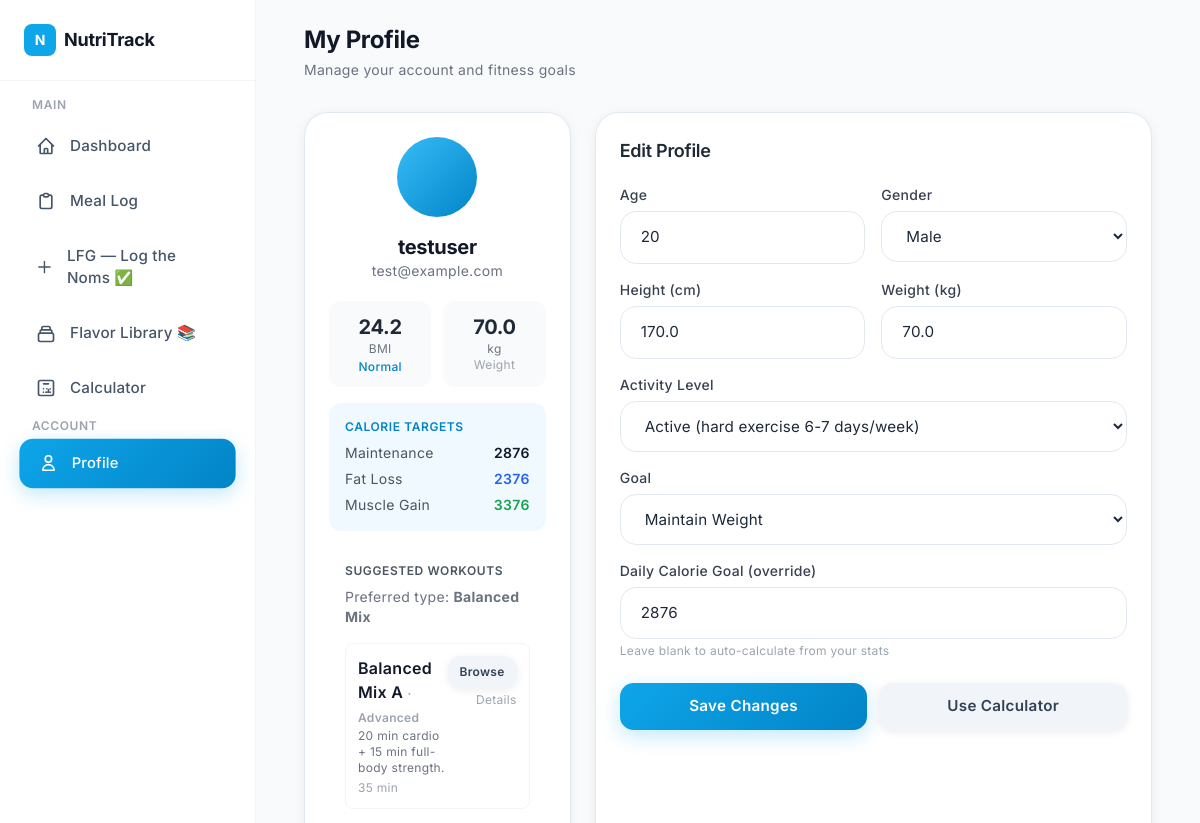
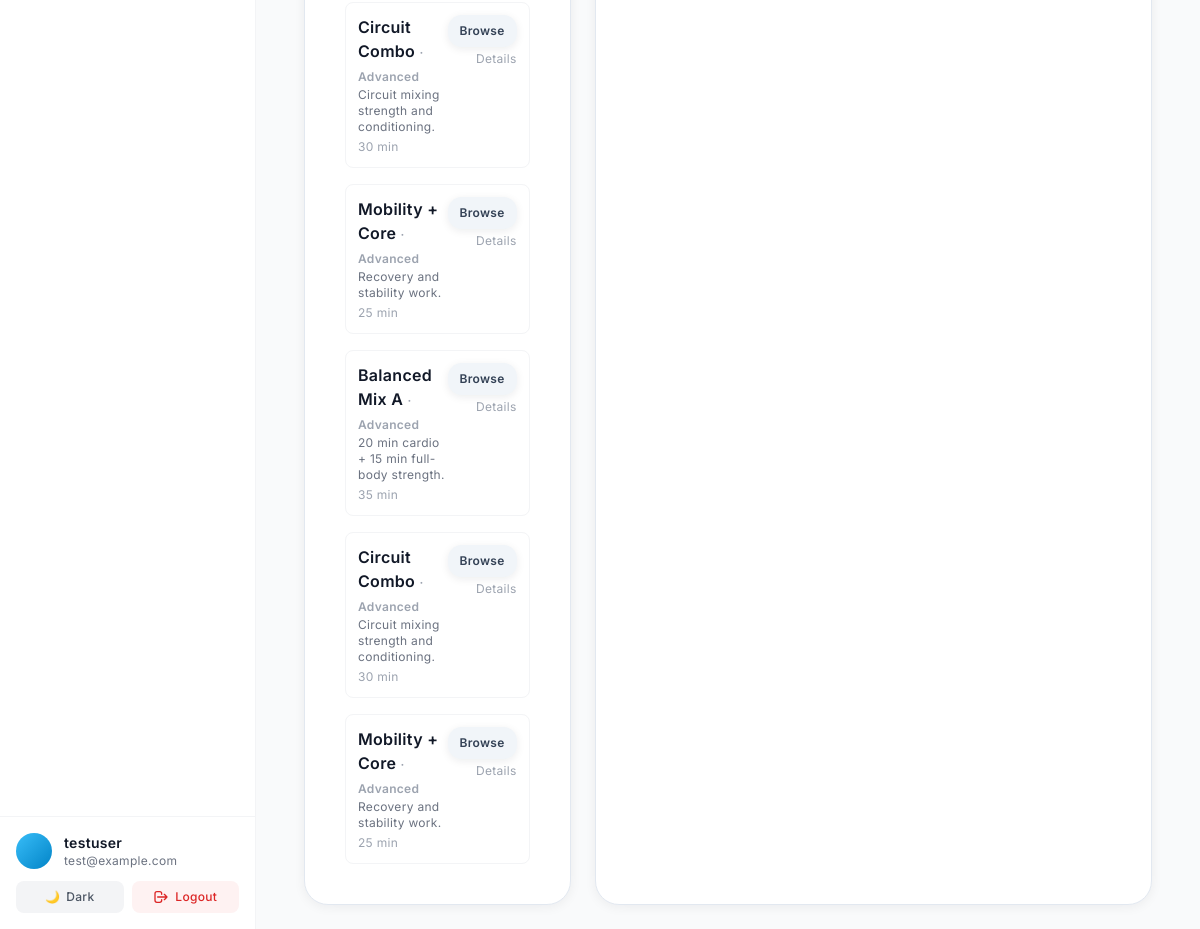
Screenshot of /accounts/profile/ (signed in) with the database file from the repository (2 pictures, top to bottom).
### accounts/models.py (models this page shows, shortened)
class UserProfile(models.Model):
    GENDER_CHOICES = [('M', 'Male'), ('F', 'Female')]
    ACTIVITY_CHOICES = [
        ('sedentary', 'Sedentary (little or no exercise)'),
        ('light', 'Light (exercise 1-3 days/week)'),
        ('moderate', 'Moderate (exercise 3-5 days/week)'),
        ('active', 'Active (hard exercise 6-7 days/week)'),
        ('very_active', 'Very Active (very hard exercise & physical job)'),
    ]
    GOAL_CHOICES = [
        ('lose', 'Lose Weight'),
        ('maintain', 'Maintain Weight'),
        ('gain', 'Gain Muscle'),
    ]
    WORKOUT_TYPE_CHOICES = [
        ('balanced', 'Balanced Mix'),
        ('hypertrophy', 'Hypertrophy (muscle growth)'),
        ('strength', 'Strength-focused'),
        ('endurance', 'Endurance/Cardio'),
    ]
    TRAINING_STYLE_CHOICES = [
        ('jeff_nippard', 'Jeff Nippard - Science-Based Training'),
        ('arnold_golden', 'Arnold Golden Era - High Volume Bodybuilding'),
        ('ronnie_coleman', 'Ronnie Coleman - Hardcore High Volume'),
        ('mixed', 'Mixed - Variety of All Styles'),
    ]
    user = models.OneToOneField(User, on_delete=models.CASCADE, related_name='profile')
    age = models.PositiveIntegerField(null=True, blank=True)
    gender = models.CharField(max_length=1, choices=GENDER_CHOICES, default='M')
    height = models.FloatField(null=True, blank=True, help_text='Height in cm')
    weight = models.FloatField(null=True, blank=True, help_text='Weight in kg')
    activity_level = models.CharField(max_length=20, choices=ACTIVITY_CHOICES, default='moderate')
    goal = models.CharField(max_length=10, choices=GOAL_CHOICES, default='maintain')
    preferred_workout_type = models.CharField(max_length=20, choices=WORKOUT_TYPE_CHOICES, default='balanced', null=True, blank=True)
    training_style = models.CharField(max_length=30, choices=TRAINING_STYLE_CHOICES, default='mixed', null=True, blank=True)
    calorie_goal = models.IntegerField(null=True, blank=True)
    dark_mode = models.BooleanField(default=False)
    created_at = models.DateTimeField(auto_now_add=True)
    updated_at = models.DateTimeField(auto_now=True)
    def calculate_bmr(self):
        if not all([self.age, self.height, self.weight]):
            return None
        if self.gender == 'M':
            return (10 * self.weight) + (6.25 * self.height) - (5 * self.age) + 5
        else:
            return (10 * self.weight) + (6.25 * self.height) - (5 * self.age) - 161
    def calculate_tdee(self):
        bmr = self.calculate_bmr()
        if bmr is None:
            return None
        multipliers = {
            'sedentary': 1.2,
            'light': 1.375,
            'moderate': 1.55,
            'active': 1.725,
            'very_active': 1.9,
        }
        return round(bmr * multipliers.get(self.activity_level, 1.55))
    def get_calorie_targets(self):
        tdee = self.calculate_tdee()
        if tdee is None:
            return None
        return {
            'maintenance': tdee,
            'fat_loss': tdee - 500,
            'muscle_gain': tdee + 500,
            'protein_g': round((tdee * 0.30) / 4),
            'carbs_g': round((tdee * 0.40) / 4),
            'fat_g': round((tdee * 0.30) / 9),
        }
    @property
    def bmi(self):
        if self.height and self.weight:
            height_m = self.height / 100
            return round(self.weight / (height_m ** 2), 1)
        return None
    @property
    def bmi_category(self):
        bmi = self.bmi
        if bmi is None:
            return 'Unknown'
        if bmi < 18.5:
            return 'Underweight'
        elif bmi < 25:
            return 'Normal'
        elif bmi < 30:
            return 'Overweight'
        return 'Obese'

### accounts/views.py (the view)
# urls.py: path('profile/', views.profile_view, name='profile'),
@login_required
def profile_view(request):
    profile, _ = UserProfile.objects.get_or_create(user=request.user)
    if request.method == 'POST':
        form = ProfileForm(request.POST, instance=profile)
        if form.is_valid():
            form.save()
            targets = profile.get_calorie_targets()
            if targets:
                if not profile.calorie_goal:
                    if profile.goal == 'lose':
                        profile.calorie_goal = targets.get('fat_loss')
                    elif profile.goal == 'gain':
                        profile.calorie_goal = targets.get('muscle_gain')
                    else:
                        profile.calorie_goal = targets.get('maintenance')
                profile.save()
            messages.success(request, 'Profile updated successfully!')
            return redirect('accounts:profile')
    else:
        form = ProfileForm(instance=profile)
    targets = profile.get_calorie_targets()
    workouts = get_workouts_for_goal(profile)
    return render(request, 'accounts/profile.html', {
        'form': form,
        'profile': profile,
        'targets': targets,
        'workouts': workouts,
    })

### templates/accounts/profile.html (shortened to what this page needs)
{% extends "base.html" %}
{% block content %}
<div class="p-6 pb-24 md:pb-6 max-w-4xl mx-auto">
  <div class="mb-8">
    <h1 class="font-display text-2xl font-bold text-gray-900 dark:text-white">My Profile</h1>
    <p class="text-gray-500 text-sm mt-1">Manage your account and fitness goals</p>
  </div>
  <div class="grid grid-cols-1 lg:grid-cols-3 gap-6">
    <div class="nt-card p-6 text-center">
      <div class="w-20 h-20 rounded-full bg-gradient-to-br from-brand-400 to-brand-600 flex items-center justify-center text-white font-display font-bold text-2xl mx-auto mb-4">
      </div>
      <h2 class="font-display font-bold text-xl text-gray-900 dark:text-white">{{ request.user.get_full_name|default:request.user.username }}</h2>
      <p class="text-gray-500 text-sm">{{ request.user.email }}</p>
      {% if profile.bmi %}
      <div class="mt-5 grid grid-cols-2 gap-3">
        <div class="bg-gray-50 dark:bg-gray-700/50 rounded-xl p-3">
          <p class="font-display text-xl font-bold text-gray-800 dark:text-white">{{ profile.bmi }}</p>
          <p class="text-xs text-gray-500">BMI</p>
          <p class="text-xs font-medium text-brand-600 mt-0.5">{{ profile.bmi_category }}</p>
        </div>
        <div class="bg-gray-50 dark:bg-gray-700/50 rounded-xl p-3">
          <p class="font-display text-xl font-bold text-gray-800 dark:text-white">{{ profile.weight|floatformat:1 }}</p>
          <p class="text-xs text-gray-500">kg</p>
          <p class="text-xs text-gray-400">Weight</p>
        </div>
      </div>
      {% endif %}
      {% if targets %}
      <div class="mt-4 p-4 bg-brand-50 dark:bg-brand-900/20 rounded-xl text-left">
        <p class="text-xs font-semibold text-brand-600 dark:text-brand-400 uppercase tracking-wider mb-2">Calorie Targets</p>
        <div class="space-y-1.5 text-sm">
          <div class="flex justify-between"><span class="text-gray-600 dark:text-gray-400">Maintenance</span><span class="font-semibold">{{ targets.maintenance }}</span></div>
          <div class="flex justify-between"><span class="text-gray-600 dark:text-gray-400">Fat Loss</span><span class="font-semibold text-blue-600">{{ targets.fat_loss }}</span></div>
          <div class="flex justify-between"><span class="text-gray-600 dark:text-gray-400">Muscle Gain</span><span class="font-semibold text-green-600">{{ targets.muscle_gain }}</span></div>
        </div>
      </div>
      {% endif %}
      {% if workouts %}
      <div class="mt-4 p-4 bg-white dark:bg-gray-800 rounded-xl text-left">
        <p class="text-xs font-semibold text-gray-600 uppercase tracking-wider mb-2">Suggested Workouts</p>
        <div class="space-y-4">
          <div class="text-sm text-gray-500">Preferred type: <strong>{{ profile.get_preferred_workout_type_display }}</strong></div>
          {% for w in workouts %}
          <div class="p-3 rounded-lg border border-gray-100 dark:border-gray-700 flex items-start justify-between">
            <div>
              <div class="font-semibold">{{ w.name }} <span class="text-xs text-gray-400">· {{ w.intensity }}</span></div>
              <div class="text-xs text-gray-500">{{ w.desc }}</div>
              <div class="text-xs text-gray-400 mt-1">{{ w.duration_min }} min</div>
            </div>
            <div class="flex flex-col items-end">
              <a href="{% url 'workouts:list' %}" class="btn-secondary px-3 py-2 text-xs">Browse</a>
              <a href="#" class="text-xs text-gray-400 mt-1">Details</a>
            </div>
          </div>
          {% endfor %}
        </div>
      </div>
      {% endif %}
    </div>
    <div class="lg:col-span-2 nt-card p-6">
      <h3 class="font-display font-semibold text-gray-800 dark:text-white text-lg mb-5">Edit Profile</h3>
      <form method="POST" class="space-y-4">
        <div class="grid grid-cols-2 gap-4">
          <div>
            <label class="block text-sm font-medium text-gray-700 dark:text-gray-300 mb-1.5">Age</label>
            {{ form.age }}
          </div>
          <div>
            <label class="block text-sm font-medium text-gray-700 dark:text-gray-300 mb-1.5">Gender</label>
            {{ form.gender }}
          </div>
          <div>
            <label class="block text-sm font-medium text-gray-700 dark:text-gray-300 mb-1.5">Height (cm)</label>
            {{ form.height }}
          </div>
          <div>
            <label class="block text-sm font-medium text-gray-700 dark:text-gray-300 mb-1.5">Weight (kg)</label>
            {{ form.weight }}
          </div>
        </div>
        <div>
          <label class="block text-sm font-medium text-gray-700 dark:text-gray-300 mb-1.5">Activity Level</label>
          {{ form.activity_level }}
        </div>
        <div>
          <label class="block text-sm font-medium text-gray-700 dark:text-gray-300 mb-1.5">Goal</label>
          {{ form.goal }}
        </div>
        <div>
          <label class="block text-sm font-medium text-gray-700 dark:text-gray-300 mb-1.5">Daily Calorie Goal (override)</label>
          {{ form.calorie_goal }}
          <p class="text-xs text-gray-400 mt-1">Leave blank to auto-calculate from your stats</p>
        </div>
        <div class="flex gap-3 pt-2">
          <button type="submit" class="btn-primary flex-1">Save Changes</button>
          <a href="{% url 'calculator' %}" class="btn-secondary flex-1 text-center">Use Calculator</a>
        </div>
      </form>
    </div>
  </div>
</div>
{% endblock %}

### templates/base.html (shortened to what this page needs)
<!DOCTYPE html>
{% load static %}
<html lang="en" class="{% if request.user.is_authenticated and request.user.profile.dark_mode %}dark{% endif %}">
<head>
  <script src="https://cdn.tailwindcss.com"></script>
  <link rel="stylesheet" href="{% static 'css/modern-theme.css' %}">
</head>
<body class="bg-gray-50 dark:bg-gray-900 text-gray-900 dark:text-white min-h-screen">
  {% if request.user.is_authenticated %}
  <aside class="sidebar fixed left-0 top-0 h-full w-64 bg-white dark:bg-gray-900 border-r border-gray-100 dark:border-gray-800 z-40 flex flex-col">
    <div class="p-6 border-b border-gray-100 dark:border-gray-800">
      <a href="{% url 'dashboard' %}" class="flex items-center gap-2">
        <div class="w-8 h-8 bg-brand-500 rounded-lg flex items-center justify-center text-white font-display font-bold text-sm">N</div>
        <span class="font-display font-bold text-lg text-gray-900 dark:text-white">NutriTrack</span>
      </a>
    </div>
    <nav class="flex-1 p-4 space-y-1 overflow-y-auto">
      <p class="text-xs font-semibold text-gray-400 uppercase tracking-wider px-4 mb-2">Main</p>
      <a href="{% url 'dashboard' %}" class="nav-item {% if request.resolver_match.url_name == 'dashboard' %}active{% endif %}">
        <svg class="w-5 h-5" fill="none" stroke="currentColor" viewBox="0 0 24 24"><path stroke-linecap="round" stroke-linejoin="round" stroke-width="2" d="M3 12l2-2m0 0l7-7 7 7M5 10v10a1 1 0 001 1h3m10-11l2 2m-2-2v10a1 1 0 01-1 1h-3m-6 0a1 1 0 001-1v-4a1 1 0 011-1h2a1 1 0 011 1v4a1 1 0 001 1m-6 0h6"/></svg>
        Dashboard
      </a>
      <a href="{% url 'meals:meal_list' %}" class="nav-item {% if 'meal' in request.resolver_match.url_name %}active{% endif %}">
        <svg class="w-5 h-5" fill="none" stroke="currentColor" viewBox="0 0 24 24"><path stroke-linecap="round" stroke-linejoin="round" stroke-width="2" d="M9 5H7a2 2 0 00-2 2v12a2 2 0 002 2h10a2 2 0 002-2V7a2 2 0 00-2-2h-2M9 5a2 2 0 002 2h2a2 2 0 002-2M9 5a2 2 0 012-2h2a2 2 0 012 2"/></svg>
        Meal Log
      </a>
      <a href="{% url 'meals:add_meal' %}" class="nav-item {% if request.resolver_match.url_name == 'add_meal' %}active{% endif %}">
        <svg class="w-5 h-5" fill="none" stroke="currentColor" viewBox="0 0 24 24"><path stroke-linecap="round" stroke-linejoin="round" stroke-width="2" d="M12 4v16m8-8H4"/></svg>
        LFG — Log the Noms ✅
      </a>
      <a href="{% url 'meals:food_database' %}" class="nav-item {% if 'food' in request.resolver_match.url_name %}active{% endif %}">
        <svg class="w-5 h-5" fill="none" stroke="currentColor" viewBox="0 0 24 24"><path stroke-linecap="round" stroke-linejoin="round" stroke-width="2" d="M19 11H5m14 0a2 2 0 012 2v6a2 2 0 01-2 2H5a2 2 0 01-2-2v-6a2 2 0 012-2m14 0V9a2 2 0 00-2-2M5 11V9a2 2 0 012-2m0 0V5a2 2 0 012-2h6a2 2 0 012 2v2M7 7h10"/></svg>
        Flavor Library 📚
      </a>
      <a href="{% url 'calculator' %}" class="nav-item {% if request.resolver_match.url_name == 'calculator' %}active{% endif %}">
        <svg class="w-5 h-5" fill="none" stroke="currentColor" viewBox="0 0 24 24"><path stroke-linecap="round" stroke-linejoin="round" stroke-width="2" d="M9 7h6m0 10v-3m-3 3h.01M9 17h.01M9 13h.01M13 13h.01M17 13h.01M13 17h.01M17 17h.01M5 3h14a2 2 0 012 2v14a2 2 0 01-2 2H5a2 2 0 01-2-2V5a2 2 0 012-2z"/></svg>
        Calculator
      </a>
      <p class="text-xs font-semibold text-gray-400 uppercase tracking-wider px-4 mb-2 mt-4">Account</p>
      <a href="{% url 'accounts:profile' %}" class="nav-item {% if request.resolver_match.url_name == 'profile' %}active{% endif %}">
        <svg class="w-5 h-5" fill="none" stroke="currentColor" viewBox="0 0 24 24"><path stroke-linecap="round" stroke-linejoin="round" stroke-width="2" d="M16 7a4 4 0 11-8 0 4 4 0 018 0zM12 14a7 7 0 00-7 7h14a7 7 0 00-7-7z"/></svg>
        Profile
      </a>
    </nav>
    <div class="p-4 border-t border-gray-100 dark:border-gray-800">
      <div class="flex items-center gap-3 mb-3">
        <div class="w-9 h-9 rounded-full bg-gradient-to-br from-brand-400 to-brand-600 flex items-center justify-center text-white font-semibold text-sm">
        </div>
        <div class="flex-1 min-w-0">
          <p class="text-sm font-semibold text-gray-900 dark:text-white truncate">{{ request.user.get_full_name|default:request.user.username }}</p>
          <p class="text-xs text-gray-500 dark:text-gray-400 truncate">{{ request.user.email }}</p>
        </div>
      </div>
      <div class="flex gap-2">
      <a href="{% url 'accounts:toggle_dark_mode' %}" class="flex-1 flex items-center justify-center gap-1.5 px-3 py-2 bg-gray-100 dark:bg-gray-700 rounded-lg text-xs font-medium text-gray-600 dark:text-gray-300 hover:bg-gray-200 dark:hover:bg-gray-600 transition-colors">
          <span class="dark:hidden">🌙</span><span class="hidden dark:inline">☀️</span>
          <span class="dark:hidden">Dark</span><span class="hidden dark:inline">Light</span>
        </a>
        <a href="{% url 'accounts:logout' %}" class="flex-1 flex items-center justify-center gap-1.5 px-3 py-2 bg-red-50 dark:bg-red-900/20 rounded-lg text-xs font-medium text-red-600 dark:text-red-400 hover:bg-red-100 transition-colors">
          <svg class="w-4 h-4" fill="none" stroke="currentColor" viewBox="0 0 24 24"><path stroke-linecap="round" stroke-linejoin="round" stroke-width="2" d="M17 16l4-4m0 0l-4-4m4 4H7m6 4v1a3 3 0 01-3 3H6a3 3 0 01-3-3V7a3 3 0 013-3h4a3 3 0 013 3v1"/></svg>
          Logout
        </a>
      </div>
    </div>
  </aside>
  <main class="main-content ml-64 min-h-screen">
  {% endif %}
  {% block content %}{% endblock %}
  {% if request.user.is_authenticated %}
  </main>
  {% endif %}
</body>
</html>

### rows the page displays
UserProfile: bmi "24.2", bmi_category "Normal", weight "70.0", preferred_workout_type "Balanced Mix", age "20", gender "Male", height "170.0", activity_level "Active (hard exercise 6-7 days/week)", goal "Maintain Weight", calorie_goal "2876"

### other values shown
{{ request.user.get_full_name|default:request.user.username }} "testuser"
{{ request.user.email }} "test@example.com"
{{ targets.maintenance }} "2876"
{{ targets.fat_loss }} "2376"
{{ targets.muscle_gain }} "3376"
{{ w.name }} "Balanced Mix A" "Circuit Combo" "Mobility + Core" "Balanced Mix A" "Circuit Combo" "Mobility + Core"
{{ w.intensity }} "Advanced" "Advanced" "Advanced" "Advanced" "Advanced" "Advanced"
{{ w.desc }} "20 min cardio + 15 min full-body strength." "Circuit mixing strength and conditioning." "Recovery and stability work." "20 min cardio + 15 min full-body strength." "Circuit mixing strength and conditioning." "Recovery and stability work."
{{ w.duration_min }} "35" "30" "25" "35" "30" "25"
